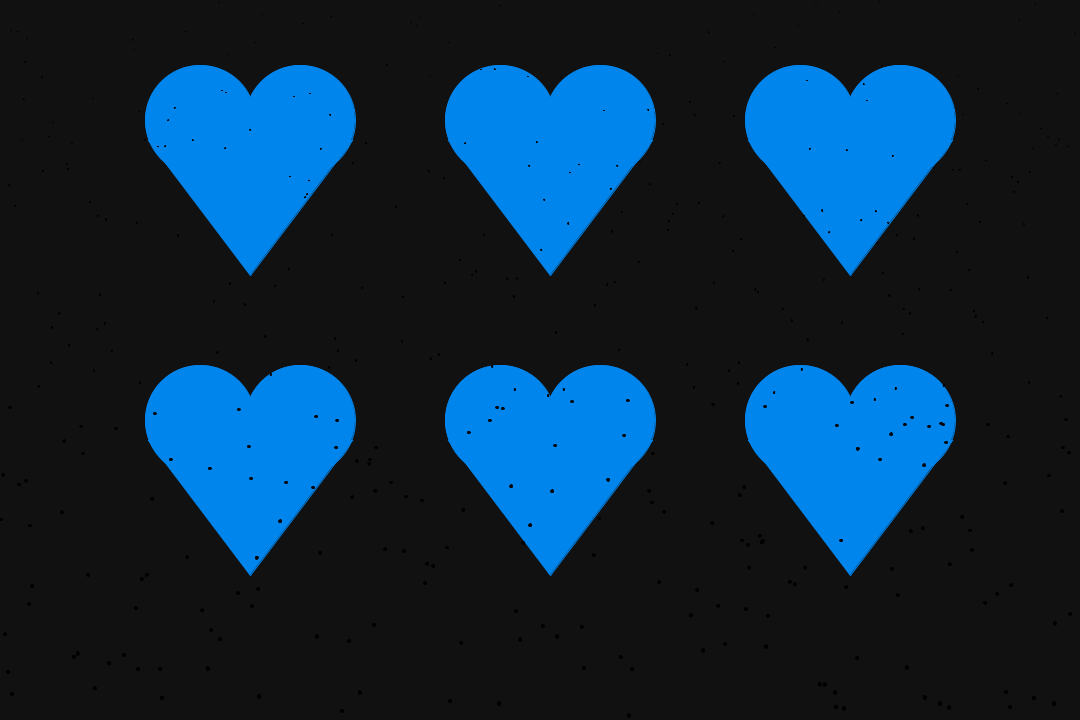
Frame 1 (no input)
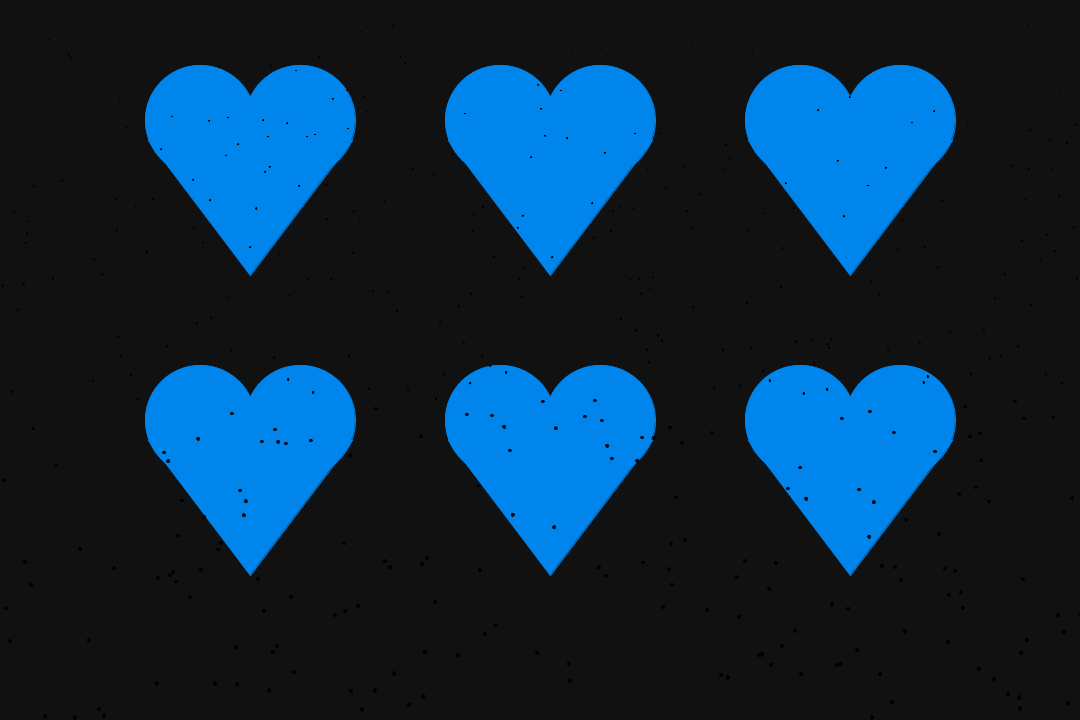
Frame 60 (the mouse pressed at the canvas centre just before this capture)
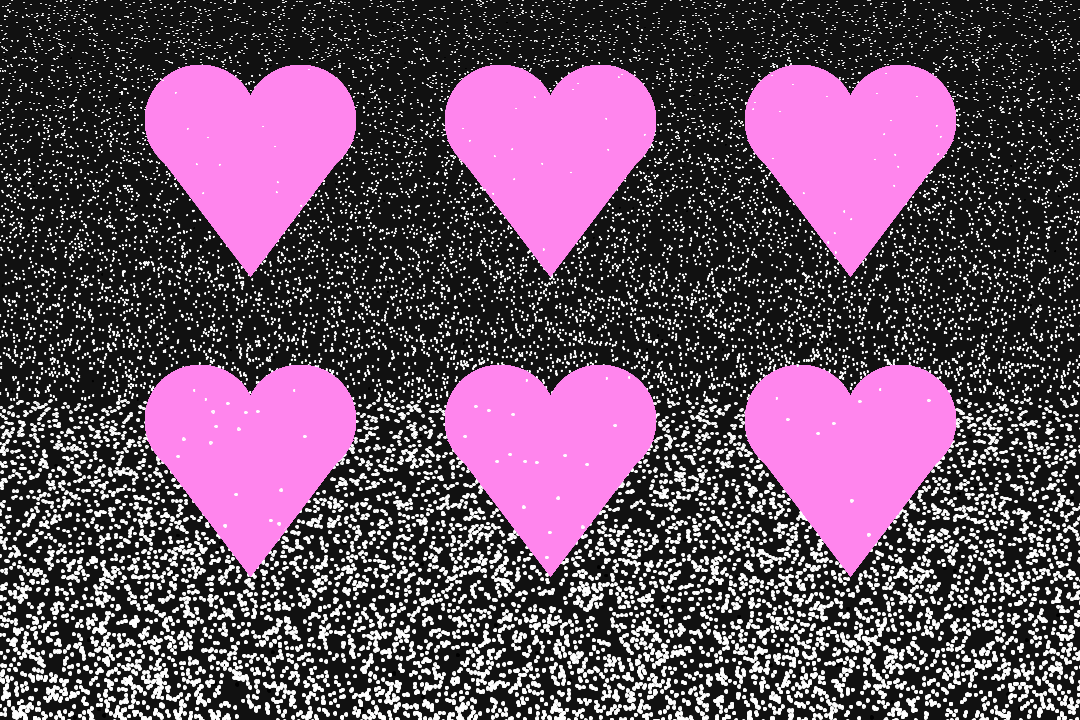
Frame 120 (the mouse held since frame 60 and released just before this capture)

The Processing sketch that drew these frames (run headless with seeded random() and noise(); from frame 60 on, the mouse is pressed at the canvas centre):

// Processing sketch: SS3_SpaceHeartsRepeted
// ── SS3_SpaceHeartsRepeted.pde
//Edgar Alejando "SS3_SpaceHearts Repeated" 
//you can move your cursor around to show effect 
// you can also click to change star colors 
float v = 0; 
float r = 0;

void setup() {
  size (1080  , 720);
  frameRate(10);
}
void draw() {
  //background color changer 
  if (mouseX < width/4) {
    background(17, 17, 17);
  } else if (mouseX > width/1.5) {
    background(119, 119, 119);
  } else if (mouseX > width/4 && mouseX < width/2) {
    background(51, 51, 51);
  } else if (mouseX > width/2 && mouseX <width/1.5) {
    background(85, 85, 85);
  }

  // heart spawner
  //old code to spawn 3 hearts 
  /*
  if (mouseX < width/2) {
   fill (147, 133, 237);
   stroke (147, 133, 237);
   //shapes to make heart
   circle (100, 120, 110);
   circle (200, 120, 110);
   triangle (48, 140, 252, 140, 150, 275);
   } else if (mouseX > width/4 && mouseX < width/1.5) {
   fill (224, 137, 188);
   stroke (224, 137, 188);
   //shapes to make heart
   circle (400, 120, 110);
   circle (500, 120, 110);
   triangle (348, 140, 552, 140, 450, 275);
   }
   if (mouseX > width/1.5) {
   fill (147, 133, 237);
   stroke (147, 133, 237);
   //shapes to make heart
   circle (700, 120, 110);
   circle (800, 120, 110);
   triangle (648, 140, 852, 140, 750, 275);
   }
   */
  //Nested Loop to make multiple hearts spawn
  
  for (int y = 120; y< height; y+=300) {
    for (int x = 200; x< width; x+=300) {
        fill (v, 133, 237);
        stroke (v, 133, 237);
        //shapes to make heart
        circle (x, y, 110);
        circle (x+100, y, 110);
        triangle (x-52, y+20, x+152, y+20, x+50, y+155);
    }
  }


  //star spawner
  for (int i = 0; i < 2000; i++) {
    float r = random(10);
    fill(v, v, v);
    stroke(v, v, v);
    circle(i, r*200, r);
  }
}

void mousePressed() {
  //mousepress code
  if (v == 0) {
    v = 255;
  } else {
    v = 0;
  }
}
